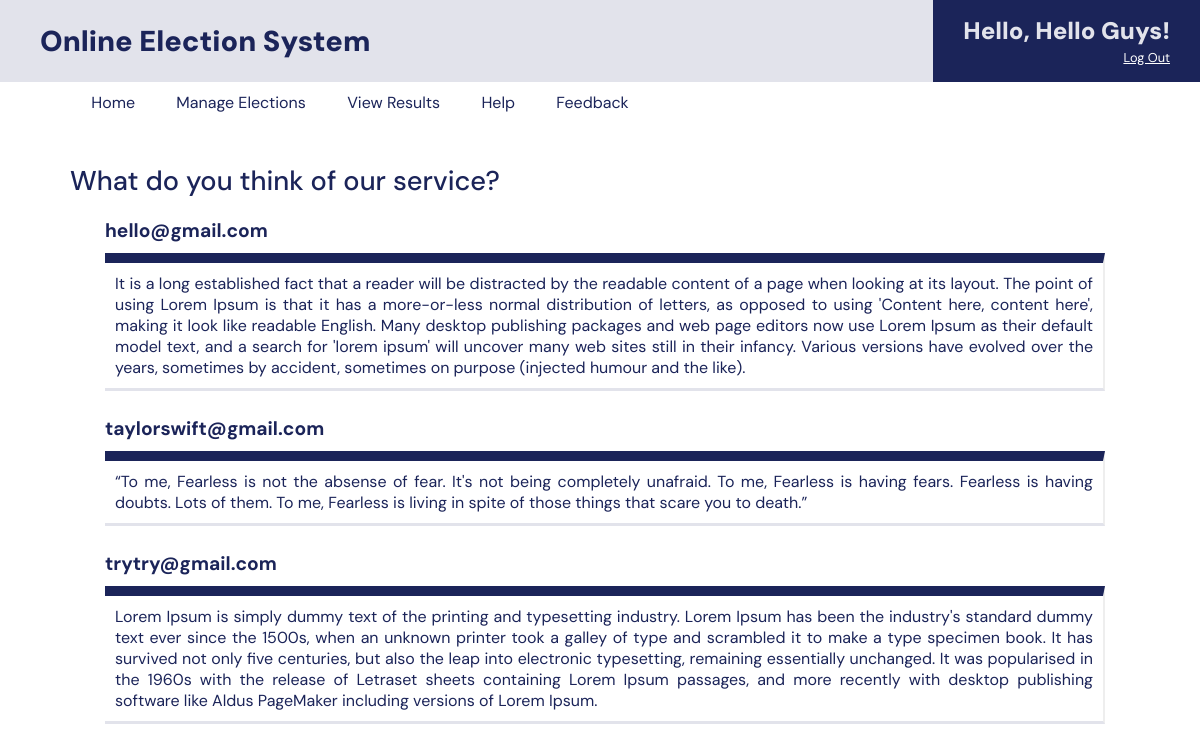
Screenshot of /includes/admin-contact.php (signed in) with the database file from the repository.
### tables this page shows
CREATE TABLE `contact_tbl` (
  `email` varchar(80) NOT NULL,
  `comment` text NOT NULL
);

### includes/admin-contact.php (the view, shortened to what this page needs)
<?php
	include_once 'header.php';
	require_once 'dbh.inc.php';
		$result = $conn->query("select * from contact_tbl");
?>
		<div class="contact">
            <div class="subtitle">
                What do you think of our service?
            </div>
			<?php foreach ($result as $feedback): ?>
			<div class="email">
				<?php echo $feedback['email'];?>
				<div class="comment">
					<?php echo $feedback['comment'];?>
				</div>
            </div>
			<?php endforeach; ?>
		</div>
</body>
</html>

### css/style.css (style rules this page uses)
:root { --dark-blue: #1b2459; --light-gray: #e2e3eb; --white: #ffffff; }
* { margin: 0; padding: 0; box-sizing: border-box; }
body { height: 100vh; font-family: "DM Sans", sans-serif; display: flex; flex-direction: column; }
.subtitle { font-size: 1.7rem; margin-right: auto; color: var(--dark-blue); font-weight: 500; margin-bottom: 20px; }
.contact { padding: 40px 0px 0px 70px; color: var(--dark-blue); }
.email { font-size: 1.2rem; margin-right: auto; margin-left: 35px; color: var(--dark-blue); font-weight: bold; margin-bottom: 25px; }
.comment { height: auto; font-size: 1.0rem; font-weight: normal; text-align:justify; margin-top: 10px; margin-bottom:25px; width:1000px; border-left:#9b9b9b; border-right: 2px inset; border-bottom: 3px inset var(--light-gray); border-top: solid var(--dark-blue); border-top-width: 10px; padding: 10px; }

### rows the page displays
contact_tbl: email "hello@gmail.com", comment "It is a long established fact that a reader will be distracted by the readable content of a page when looking at its layout. The point of using Lorem Ipsum is that it has a more-or-less normal distribution of letters, as opposed to using 'Content here, content here', making it look like readable English. Many desktop publishing packages and web page editors now use Lorem Ipsum as their default model text, and a search for 'lorem ipsum' will uncover many web sites still in their infancy. Various versions have evolved over the years, sometimes by accident, sometimes on purpose (injected humour and the like)."
contact_tbl: email "taylorswift@gmail.com", comment "“To me, Fearless is not the absense of fear. It's not being completely unafraid. To me, Fearless is having fears. Fearless is having doubts. Lots of them. To me, Fearless is living in spite of those things that scare you to death.”"
contact_tbl: email "trytry@gmail.com", comment "Lorem Ipsum is simply dummy text of the printing and typesetting industry. Lorem Ipsum has been the industry's standard dummy text ever since the 1500s, when an unknown printer took a galley of type and scrambled it to make a type specimen book. It has survived not only five centuries, but also the leap into electronic typesetting, remaining essentially unchanged. It was popularised in the 1960s with the release of Letraset sheets containing Lorem Ipsum passages, and more recently with desktop publishing software like Aldus PageMaker including versions of Lorem Ipsum."

### other values shown
$data['name'] "Hello, Hello Guys!"
